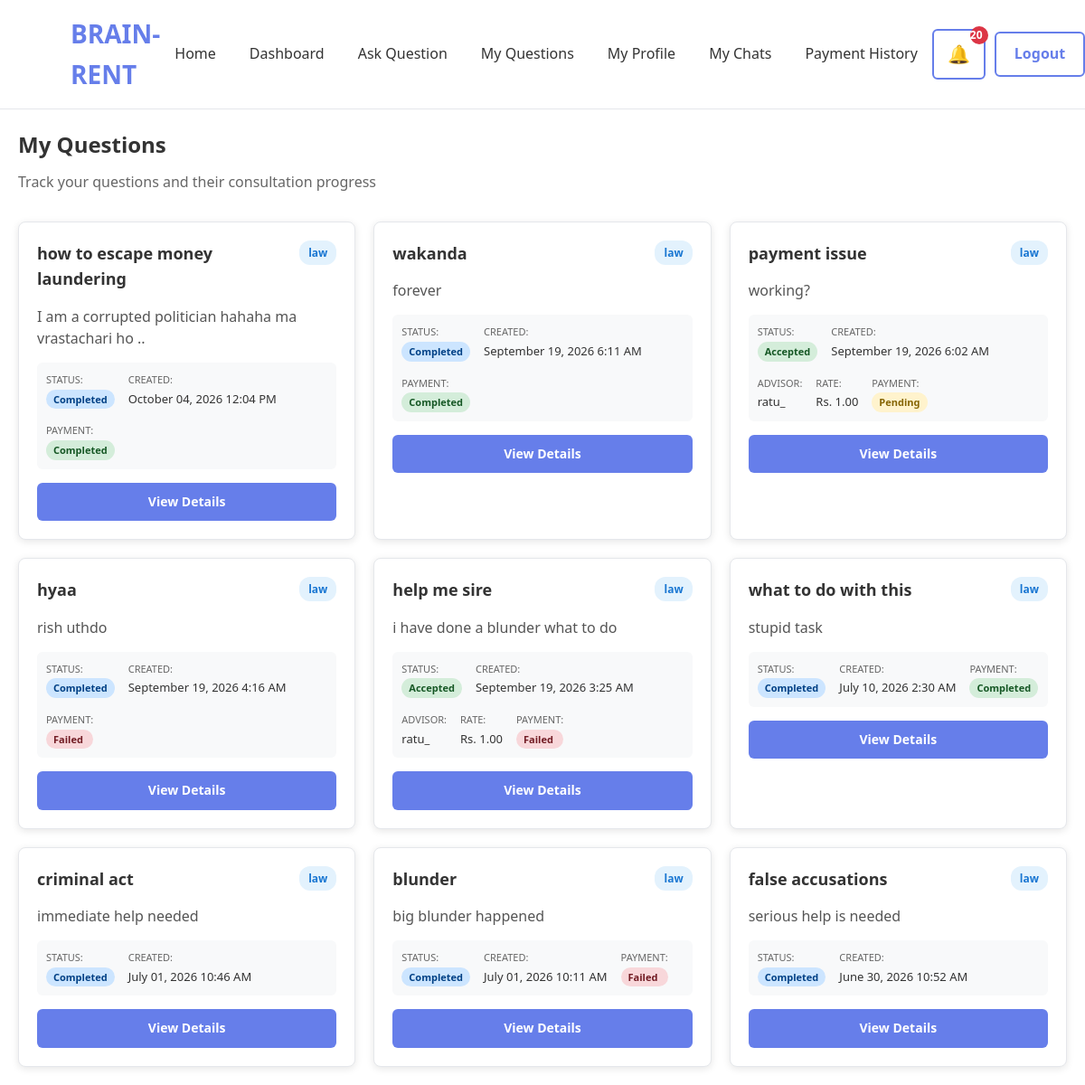
Page /questions/my/ (signed in) on the committed database.
### question/models.py (models this page shows, shortened)
class Question(models.Model):
    STATUS_CHOICES = [
        ("pending", "Pending"),
        ("accepted", "Accepted"),
        ("completed", "Completed"),
        ("cancelled", "Cancelled"),
    ]
    questioner = models.ForeignKey(
        settings.AUTH_USER_MODEL,
        on_delete=models.CASCADE,
        related_name="questions"
    )
    category = models.ForeignKey(
        Category,
        on_delete=models.CASCADE,
        related_name="questions"
    )
    title = models.CharField(
        max_length=200
    )
    description = models.TextField()
    status = models.CharField(
        max_length=20,
        choices=STATUS_CHOICES,
        default="pending"
    )
    created_at = models.DateTimeField(
        auto_now_add=True
    )

class Category(models.Model):
    name = models.CharField(
        max_length=100,
        unique=True
    )
    description = models.TextField(
        blank=True
    )
    icon = models.ImageField(
        upload_to="category_icons/",
        blank=True,
        null=True
    )

class QuestionAssignment(models.Model):
    STATUS_CHOICES = [
        ("invited", "Invited"),
        ("accepted", "Accepted"),
        ("declined", "Declined"),
        ("selected", "Selected"),
        ("completed", "Completed"),
    ]
    question = models.ForeignKey(
        Question,
        on_delete=models.CASCADE,
        related_name="assignments"
    )
    advisor = models.ForeignKey(
        "advisor.AdvisorProfile",
        on_delete=models.CASCADE,
        related_name="assignments"
    )
    status = models.CharField(
        max_length=20,
        choices=STATUS_CHOICES,
        default="invited"
    )
    assigned_at = models.DateTimeField(
        auto_now_add=True
    )
    class Meta:
        unique_together = ("question", "advisor")

### payment/models.py (models this page shows, shortened)
class Payment(models.Model):
    STATUS_CHOICES = [
        ('pending', 'Pending'),
        ('completed', 'Completed'),
        ('failed', 'Failed'),
        ('refunded', 'Refunded'),
    ]
    CURRENCY_CHOICES = [
        ('NPR', 'Nepali Rupee'),
    ]
    question = models.ForeignKey(
        Question,
        on_delete=models.CASCADE,
        related_name='payments'
    )
    advisor = models.ForeignKey(
        AdvisorProfile,
        on_delete=models.CASCADE,
        related_name='received_payments'
    )
    questioner = models.ForeignKey(
        settings.AUTH_USER_MODEL,
        on_delete=models.CASCADE,
        related_name='made_payments'
    )
    amount = models.DecimalField(
        max_digits=10,
        decimal_places=2
    )
    currency = models.CharField(
        max_length=3,
        choices=CURRENCY_CHOICES,
        default='NPR'
    )
    status = models.CharField(
        max_length=20,
        choices=STATUS_CHOICES,
        default='pending'
    )
    khalti_txn_id = models.CharField(
        max_length=100,
        blank=True,
        null=True,
        help_text='Khalti transaction ID'
    )
    khalti_idx = models.CharField(
        max_length=100,
        blank=True,
        null=True,
        help_text='Khalti payment index'
    )
    payment_method = models.CharField(
        max_length=50,
        default='khalti'
    )
    created_at = models.DateTimeField(auto_now_add=True)
    updated_at = models.DateTimeField(auto_now=True)
    completed_at = models.DateTimeField(null=True, blank=True)
    class Meta:
        ordering = ['-created_at']

### advisor/models.py (models this page shows, shortened)
class AdvisorProfile(models.Model):
    STATUS_CHOICES = [
        ("pending", "Pending"),
        ("under_review", "Under Review"),
        ("approved", "Approved"),
        ("rejected", "Rejected"),
        ("suspended", "Suspended"),
    ]
    user = models.OneToOneField(
        settings.AUTH_USER_MODEL,
        on_delete=models.CASCADE
    )
    bio = models.TextField()
    expertise = models.ManyToManyField(
    "question.Category",
    related_name="advisors"
 )
    experience = models.PositiveIntegerField(
        help_text="Years of experience"
    )
    consultation_rate = models.DecimalField(
        max_digits=10,
        decimal_places=2,
        default=0.00,
        help_text="Consultation rate per session in NPR"
    )
    verification_status = models.CharField(
        max_length=20,
        choices=STATUS_CHOICES,
        default="pending"
    )

### accounts/models.py (models this page shows, shortened)
class CustomUser(AbstractUser):
    ROLE_CHOICES = [
        ("questioner", "Questioner"),
        ("advisor", "Advisor"),
    ]
    role = models.CharField(
    max_length=20,
    choices=ROLE_CHOICES,
    default="questioner"
 )
    phone_number = models.CharField(
        max_length=15,
        blank=True
    )
    profile_picture = models.ImageField(
        upload_to="profile_pictures/",
        blank=True,
        null=True
    )
    created_at = models.DateTimeField(
        auto_now_add=True
    )
    updated_at = models.DateTimeField(
        auto_now=True
    )

### question/views.py (the view)
@login_required
def my_questions(request):
    if request.user.role != "questioner":
        return HttpResponseForbidden("Access Denied")
    questions = Question.objects.filter(
        questioner=request.user
    ).select_related(
        'category'
    ).prefetch_related(
        'assignments__advisor'
    ).order_by("-created_at")
    from payment.models import Payment
    payments = Payment.objects.filter(
        question__in=questions
    ).select_related('advisor__user')
    payment_map = {payment.question.id: payment for payment in payments}
    for question in questions:
        if question.id in payment_map:
            question.payment = payment_map[question.id]
        else:
            question.payment = None
    return render(
        request,
        "question/my_questions.html",
        {
            "questions": questions,
        },
    )

### templates/question/my_questions.html (shortened to what this page needs)
{% extends "base.html" %}
{% block content %}
<section class="my-questions">
    <div class="page-header">
        <h1>My Questions</h1>
        <p>Track your questions and their consultation progress</p>
    </div>
    {% if questions %}
        <div class="questions-grid">
            {% for question in questions %}
                <div class="question-card">
                    <div class="question-header">
                        <h3 class="question-title">
                            <a href="{% url 'question_detail' question.id %}">
                                {{ question.title }}
                            </a>
                        </h3>
                        <span class="category-badge">{{ question.category.name }}</span>
                    </div>
                    <div class="question-body">
                        <p class="question-description">{{ question.description|truncatewords:20 }}</p>
                    </div>
                    <div class="question-meta">
                        <div class="meta-item">
                            <span class="meta-label">Status:</span>
                            <span class="status-badge status-{{ question.status }}">{{ question.get_status_display }}</span>
                        </div>
                        <div class="meta-item">
                            <span class="meta-label">Created:</span>
                            <span class="meta-value">{{ question.created_at|date:"F d, Y g:i A" }}</span>
                        </div>
                        {% if question.status == 'accepted' %}
                            {% with assignment=question.assignments.first %}
                                {% if assignment %}
                                    <div class="meta-item">
                                        <span class="meta-label">Advisor:</span>
                                        <span class="meta-value">{{ assignment.advisor.user.username }}</span>
                                    </div>
                                    <div class="meta-item">
                                        <span class="meta-label">Rate:</span>
                                        <span class="meta-value">Rs. {{ assignment.advisor.consultation_rate|floatformat:2 }}</span>
                                    </div>
                                {% endif %}
                            {% endwith %}
                        {% endif %}
                        {% if question.payment %}
                            <div class="meta-item">
                                <span class="meta-label">Payment:</span>
                                <span class="payment-badge status-{{ question.payment.status }}">
                                    {{ question.payment.get_status_display }}
                                </span>
                            </div>
                        {% endif %}
                    </div>
                    <div class="question-actions">
                        <a href="{% url 'question_detail' question.id %}" class="btn btn-primary">
                            View Details
                        </a>
                    </div>
                </div>
            {% endfor %}
        </div>
    {% endif %}
</section>
{% endblock %}

### static/css/base.css (style rules this page uses)
* { margin: 0; padding: 0; box-sizing: border-box; }
body { font-family: 'Segoe UI', Tahoma, Geneva, Verdana, sans-serif; background: white; color: #333; line-height: 1.6; }

### templates/question/my_questions.html (style rules this page uses)
.my-questions { max-width: 1200px; margin: 0 auto; padding: 20px; }
.page-header { margin-bottom: 30px; }
.page-header h1 { color: #333; margin: 0 0 10px 0; }
.page-header p { color: #666; margin: 0; }
.questions-grid { display: grid; grid-template-columns: repeat(auto-fill, minmax(350px, 1fr)); gap: 20px; }
.question-card { background: white; border: 1px solid #e5e7eb; border-radius: 8px; padding: 20px; box-shadow: 0 2px 8px rgba(0, 0, 0, 0.1); transition: all 0.2s ease; }
.question-header { display: flex; justify-content: space-between; align-items: flex-start; margin-bottom: 15px; }
.question-title { margin: 0; color: #333; font-size: 18px; flex: 1; }
.question-title a { color: #333; text-decoration: none; }
.category-badge { background: #e3f2fd; color: #1976d2; padding: 4px 10px; border-radius: 12px; font-size: 12px; font-weight: 600; white-space: nowrap; }
.question-body { margin-bottom: 15px; }
.question-description { color: #555; line-height: 1.5; margin: 0; }
.question-meta { display: flex; flex-wrap: wrap; gap: 15px; margin-bottom: 15px; padding: 10px; background: #f8f9fa; border-radius: 6px; }
.meta-item { display: flex; flex-direction: column; gap: 2px; }
.meta-label { font-size: 11px; color: #666; text-transform: uppercase; }
.meta-value { font-size: 13px; color: #333; font-weight: 500; }
.status-badge { padding: 2px 8px; border-radius: 12px; font-size: 11px; font-weight: 600; text-transform: capitalize; }
.status-pending { background: #fff3cd; color: #856404; }
.status-accepted { background: #d4edda; color: #155724; }
.status-completed { background: #cce5ff; color: #004085; }
.payment-badge { padding: 2px 8px; border-radius: 12px; font-size: 11px; font-weight: 600; text-transform: capitalize; }
.status-completed.payment-badge { background: #d4edda; color: #155724; }
.status-pending.payment-badge { background: #fff3cd; color: #856404; }
.status-failed.payment-badge { background: #f8d7da; color: #721c24; }
.question-actions { display: flex; gap: 10px; }
.question-actions .btn { flex: 1; text-align: center; }
.btn { padding: 10px 20px; border: none; border-radius: 6px; font-size: 14px; font-weight: 600; cursor: pointer; transition: all 0.2s ease; text-decoration: none; display: inline-block; }
.btn-primary { background: #667eea; color: white; }

### rows in the picture
Question: title "how to escape money laundering", category.name "law", description "I am a corrupted politician hahaha ma vrastachari ho ..", status "Completed", created_at "October 04, 2026 12:04 PM", payment.status "Completed"
Question: title "wakanda", category.name "law", description "forever", status "Completed", created_at "September 19, 2026 6:11 AM", payment.status "Completed"
Question: title "payment issue", category.name "law", description "working?", status "Accepted", created_at "September 19, 2026 6:02 AM", assignments.first.advisor.user.username "ratu_", assignments.first.advisor.consultation_rate "1.00", payment.status "Pending"
Question: title "hyaa", category.name "law", description "rish uthdo", status "Completed", created_at "September 19, 2026 4:16 AM", payment.status "Failed"
Question: title "help me sire", category.name "law", description "i have done a blunder what to do", status "Accepted", created_at "September 19, 2026 3:25 AM", assignments.first.advisor.user.username "ratu_", assignments.first.advisor.consultation_rate "1.00", payment.status "Failed"
Question: title "what to do with this", category.name "law", description "stupid task", status "Completed", created_at "July 10, 2026 2:30 AM", payment.status "Completed"
Question: title "criminal act", category.name "law", description "immediate help needed", status "Completed", created_at "July 01, 2026 10:46 AM"
Question: title "blunder", category.name "law", description "big blunder happened", status "Completed", created_at "July 01, 2026 10:11 AM", payment.status "Failed"
Question: title "false accusations", category.name "law", description "serious help is needed", status "Completed", created_at "June 30, 2026 10:52 AM"
